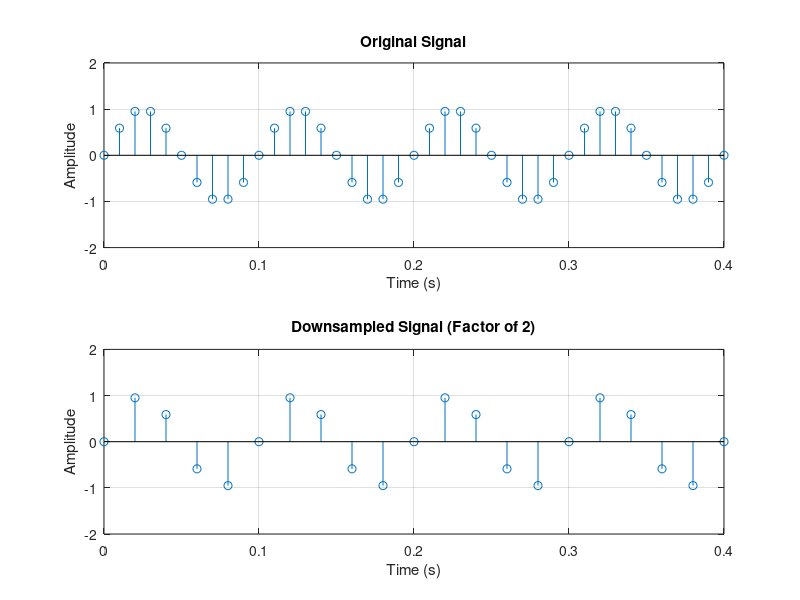

This chart was generated by the following MATLAB code:
f = 10;
fs = 100;
ds_factor = 2;
downsampled_fs = fs / ds_factor;
t = 0:1/fs:1; % sampling instants corresponding to the new fs.
x = sin(2*pi*f*t); % we did not change ’f’, it is still 1000 Hz.
x_downsampled = downsample(x, ds_factor); % downsample signal by a factor of 2
t_downsampled = 0:1/downsampled_fs:1; % adjust sampling instants for new sampling rate

% First plot for the discrete time of x
subplot(2,1,1);
stem(t, x); grid on; axis([0 0.4 -2 2]);
xlabel('Time (s)');
ylabel('Amplitude');
title('Original Signal');

% Second plot for the downsampled x
subplot(2,1,2);
stem(t_downsampled, x_downsampled); grid on; axis([0 0.4 -2 2]);
xlabel('Time (s)');
ylabel('Amplitude');
title(sprintf('Downsampled Signal (Factor of %d)', ds_factor));
